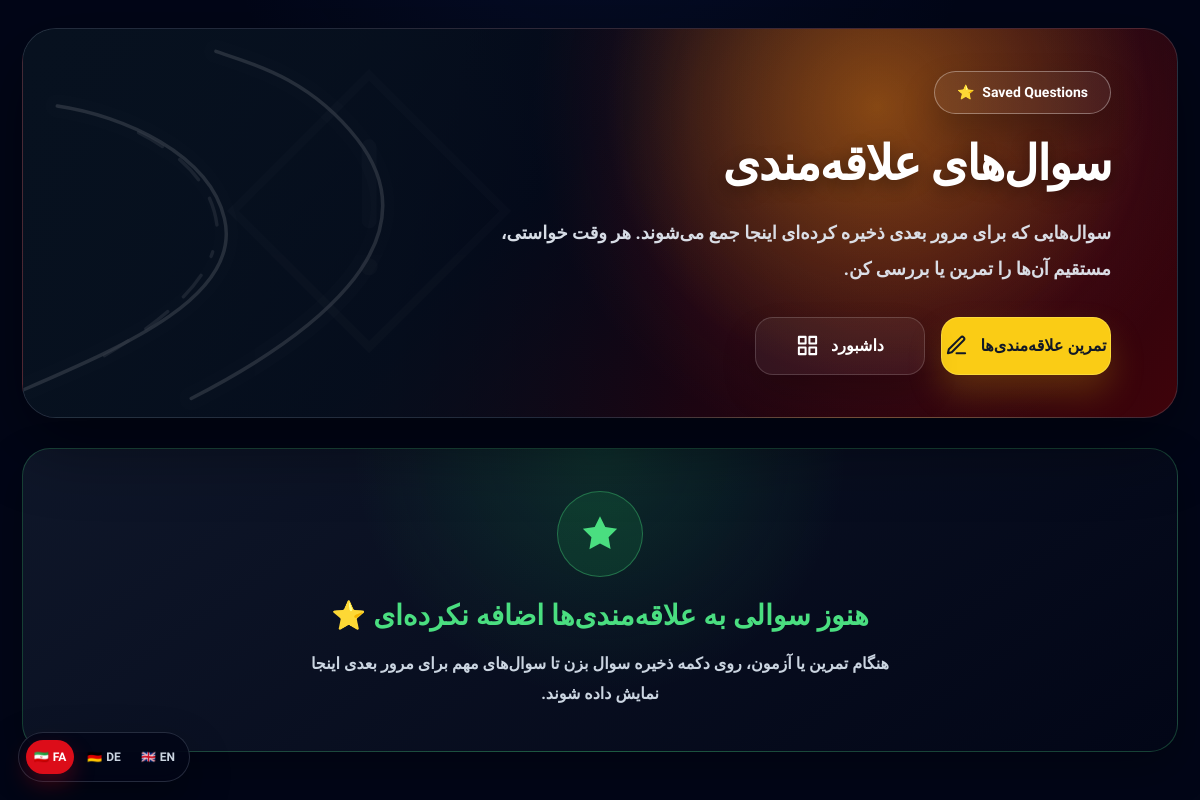
The page /quiz/favorites/ (signed in) on the database as committed earlier.
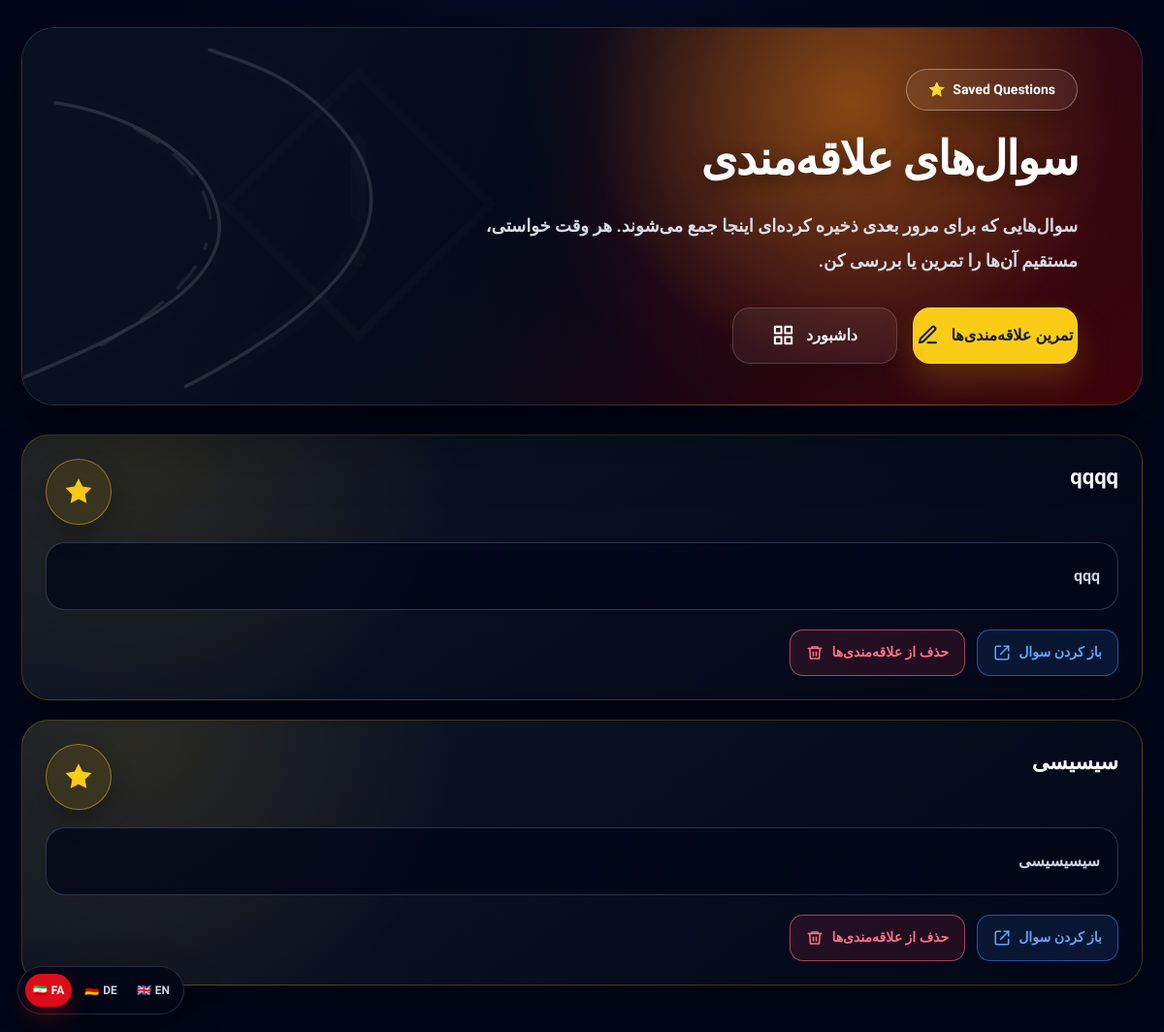
The same page on the database as committed later.
### quiz/models.py (models this page shows, shortened)
class FavoriteQuestion(models.Model):
    user = models.ForeignKey(
        settings.AUTH_USER_MODEL,
        on_delete=models.CASCADE,
        verbose_name=_("کاربر"),
    )
    question = models.ForeignKey(
        Question,
        on_delete=models.CASCADE,
        verbose_name=_("سؤال"),
    )
    created_at = models.DateTimeField(
        _("زمان ایجاد"),
        auto_now_add=True,
    )
    class Meta:
        verbose_name = _("سؤال موردعلاقه")
        verbose_name_plural = _("سؤال‌های موردعلاقه")
        unique_together = ("user", "question")

class Question(models.Model):
    SECTION_BASIC = "basic"
    SECTION_CLASS_B = "class_b"
    SECTION_CHOICES = [
        (SECTION_BASIC, _("دانش پایه")),
        (SECTION_CLASS_B, _("کلاس B")),
    ]
    category = models.ForeignKey(
        QuizCategory,
        on_delete=models.SET_NULL,
        null=True,
        blank=True,
        related_name="questions",
        verbose_name=_("دسته‌بندی"),
    )
    main_category = models.ForeignKey(
        QuizCategory,
        on_delete=models.SET_NULL,
        null=True,
        blank=True,
        related_name="main_questions",
        limit_choices_to={"parent__isnull": True},
        verbose_name=_("دسته‌بندی اصلی"),
        help_text=_("دسته‌بندی والد اصلی را انتخاب کنید؛ برای مثال مواد مخدر یا هفتاد آزمون اصلی."),
    )
    sub_category = models.ForeignKey(
        QuizCategory,
        on_delete=models.SET_NULL,
        null=True,
        blank=True,
        related_name="sub_questions",
        limit_choices_to={"parent__isnull": False},
        verbose_name=_("زیرمجموعه"),
        help_text=_("زیرمجموعه را انتخاب کنید؛ برای مثال هروئین یا آزمون ۱."),
    )
    scenario = models.TextField(
        _("سناریو"),
        blank=True,
    )
    scenario_translation = models.TextField(
        _("ترجمه سناریو"),
        blank=True,
    )
    section = models.CharField(
        _("بخش"),
        max_length=20,
        choices=SECTION_CHOICES,
        default=SECTION_BASIC,
    )
    title = models.TextField(
        _("متن سؤال"),
    )
    title_translation = models.TextField(
        _("ترجمه سؤال"),
        blank=True,
        help_text=_("ترجمه فارسی سؤال"),
    )
    image = models.ImageField(
        _("تصویر"),
        upload_to="quiz/images/",
        blank=True,
        null=True,
    )
    video_url = models.URLField(
        _("نشانی ویدیو"),
        blank=True,
    )
    max_video_replays = models.PositiveSmallIntegerField(
        _("حداکثر دفعات پخش ویدیو"),
        default=4,
        help_text=_("حداکثر تعداد دفعات مجاز مشاهده ویدیو پیش از پاسخ‌دادن"),
    )
    option_1 = models.CharField(
        _("گزینه ۱"),
        max_length=255,
    )
    option_1_translation = models.CharField(
        _("ترجمه گزینه ۱"),
        max_length=255,
        blank=True,
    )
    option_2 = models.CharField(
        _("گزینه ۲"),
        max_length=255,
    )
    option_2_translation = models.CharField(
        _("ترجمه گزینه ۲"),
        max_length=255,
        blank=True,
    )
    option_3 = models.CharField(
        _("گزینه ۳"),
        max_length=255,
    )
    option_3_translation = models.CharField(
        _("ترجمه گزینه ۳"),
        max_length=255,
        blank=True,
    )
    option_4 = models.CharField(
        _("گزینه ۴"),
        max_length=255,
        blank=True,
    )
    option_4_translation = models.CharField(
        _("ترجمه گزینه ۴"),
        max_length=255,
        blank=True,
    )
    correct_answer = models.PositiveSmallIntegerField(
        _("پاسخ صحیح"),
        choices=[
            (1, _("گزینه ۱")),
            (2, _("گزینه ۲")),
            (3, _("گزینه ۳")),
            (4, _("گزینه ۴")),
        ],
    )
    correct_answers = models.CharField(
        _("پاسخ‌های صحیح"),
        max_length=20,
        blank=True,
        default="",
        help_text=_("برای چند پاسخ صحیح، شماره‌ها را با ویرگول وارد کنید؛ مانند 1,2,4"),
    )
    points = models.PositiveSmallIntegerField(
        _("امتیاز خطا"),
        default=3,
        help_text=_("Fehlerpunkte / امتیاز خطا"),
    )
    explanation = models.TextField(
        _("توضیح پاسخ"),
        blank=True,
    )
    is_published = models.BooleanField(
        _("منتشر شده"),
        default=True,
    )
    created_at = models.DateTimeField(
        _("زمان ایجاد"),
        auto_now_add=True,
    )
    class Meta:
        verbose_name = _("سؤال")
        verbose_name_plural = _("سؤال‌ها")
        ordering = ["section", "-created_at"]

### quiz/views.py (the view)
# urls.py: path("favorites/", views.favorites, name="favorites"),
@login_required
def favorites(request):
    favorites = (
        FavoriteQuestion.objects.filter(user=request.user)
        .select_related("question")
        .order_by("-created_at")
    )
    return render(
        request,
        "quiz/favorites.html",
        {
            "favorites": favorites,
        },
    )

### quiz/templates/quiz/favorites.html (shortened to what the changed rows need)
{% extends "base/base.html" %}
{% load i18n %}
{% get_current_language_bidi as LANGUAGE_BIDI %}
{% block content %}
<main class="dt-page" dir="{% if LANGUAGE_BIDI %}rtl{% else %}ltr{% endif %}">
    <section class="dt-wrap">
        <div class="dt-hero">
            <div class="dt-hero-content">
                <div>
                    <h1 class="dt-title">{% trans "سوال‌های علاقه‌مندی" %}</h1>
                </div>
            </div>
        </div>
        <div class="dt-list">
            {% for favorite in favorites %}
                <section class="dt-favorite-card">
                    <div class="dt-card-head">
                        <div>
                            <h2 class="dt-question-title">
                                {{ favorite.question.title }}
                            </h2>
                        </div>
                        <div class="dt-icon">
                            <svg viewBox="0 0 24 24" fill="currentColor">
                                <path d="M12 2.8l2.76 5.6 6.18.9-4.47 4.36 1.05 6.15L12 17l-5.52 2.91 1.05-6.15L3.06 9.3l6.18-.9L12 2.8z"></path>
                            </svg>
                        </div>
                    </div>
                    {% if favorite.question.title_translation %}
                        <div class="dt-translation">
                            {{ favorite.question.title_translation }}
                        </div>
                    {% endif %}
                    <div class="dt-card-actions">
                        <a href="{% url 'question_detail' favorite.question.id %}" class="dt-card-btn dt-btn-open">
                            {% trans "باز کردن سوال" %}
                            <svg viewBox="0 0 24 24" fill="none" stroke="currentColor" stroke-width="2.1" stroke-linecap="round" stroke-linejoin="round">
                                <path d="M15 3h6v6"></path>
                                <path d="M10 14L21 3"></path>
                                <path d="M21 14v5a2 2 0 0 1-2 2H5a2 2 0 0 1-2-2V5a2 2 0 0 1 2-2h5"></path>
                            </svg>
                        </a>
                        <a href="{% url 'toggle_favorite' favorite.question.id %}" class="dt-card-btn dt-btn-remove">
                            {% trans "حذف از علاقه‌مندی‌ها" %}
                            <svg viewBox="0 0 24 24" fill="none" stroke="currentColor" stroke-width="2.1" stroke-linecap="round" stroke-linejoin="round">
                                <path d="M3 6h18"></path>
                                <path d="M8 6V4h8v2"></path>
                                <path d="M19 6l-1 14H6L5 6"></path>
                                <path d="M10 11v5"></path>
                                <path d="M14 11v5"></path>
                            </svg>
                        </a>
                    </div>
                </section>
            {% empty %}
                <div class="dt-empty">
                    <div class="dt-empty-icon">
                        <svg viewBox="0 0 24 24" fill="currentColor">
                            <path d="M12 2.8l2.76 5.6 6.18.9-4.47 4.36 1.05 6.15L12 17l-5.52 2.91 1.05-6.15L3.06 9.3l6.18-.9L12 2.8z"></path>
                        </svg>
                    </div>
                    <h2>{% trans "هنوز سوالی به علاقه‌مندی‌ها اضافه نکرده‌ای ⭐" %}</h2>
                    <p>
                        {% trans "هنگام تمرین یا آزمون، روی دکمه ذخیره سوال بزن تا سوال‌های مهم برای مرور بعدی اینجا نمایش داده شوند." %}
                    </p>
                </div>
            {% endfor %}
        </div>
    </section>
</main>
{% endblock %}

Rows that differ between the two databases and show on the page:
added FavoriteQuestion: question "qqqq", question.title_translation "qqq"
added FavoriteQuestion: question "سیسیسی", question.title_translation "سیسیسیسی"
Other text that changed with them:
text no longer shown: "هنوز سوالی به علاقه‌مندی‌ها اضافه نکرده‌ای ⭐ هنگام تمرین یا آزمون، روی دکمه ذخیره سوال بزن تا سوال‌های مهم برای مرور بعدی اینجا نمایش داده شوند."
